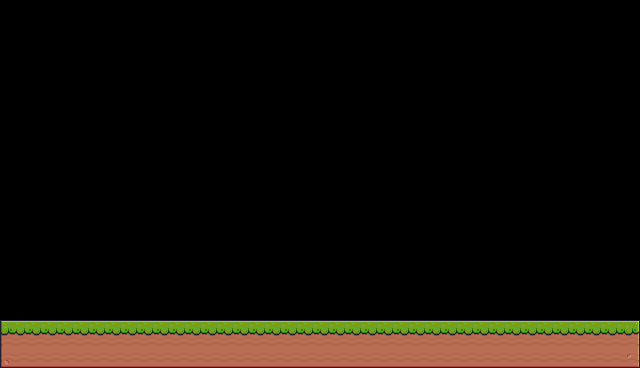

The image is a tile-based game level rendered from a .tmx file. Its description and complete source (layers, tilesets, objects, tile grids) follow:
An orthogonal 40x23 tile map with 16x16 px tiles, 1 tile layer (Background) and 1 object (Player).

<map version="1.10" tiledversion="1.10.2" orientation="orthogonal" renderorder="right-down" width="40" height="23" tilewidth="16" tileheight="16" infinite="0" nextlayerid="3" nextobjectid="2">
 <tileset firstgid="1" source="pixel adventure.tsx" />
 <layer id="1" name="Background" width="40" height="23">
  <data encoding="csv">
0,0,0,0,0,0,0,0,0,0,0,0,0,0,0,0,0,0,0,0,0,0,0,0,0,0,0,0,0,0,0,0,0,0,0,0,0,0,0,0,
0,0,0,0,0,0,0,0,0,0,0,0,0,0,0,0,0,0,0,0,0,0,0,0,0,0,0,0,0,0,0,0,0,0,0,0,0,0,0,0,
0,0,0,0,0,0,0,0,0,0,0,0,0,0,0,0,0,0,0,0,0,0,0,0,0,0,0,0,0,0,0,0,0,0,0,0,0,0,0,0,
0,0,0,0,0,0,0,0,0,0,0,0,0,0,0,0,0,0,0,0,0,0,0,0,0,0,0,0,0,0,0,0,0,0,0,0,0,0,0,0,
0,0,0,0,0,0,0,0,0,0,0,0,0,0,0,0,0,0,0,0,0,0,0,0,0,0,0,0,0,0,0,0,0,0,0,0,0,0,0,0,
0,0,0,0,0,0,0,0,0,0,0,0,0,0,0,0,0,0,0,0,0,0,0,0,0,0,0,0,0,0,0,0,0,0,0,0,0,0,0,0,
0,0,0,0,0,0,0,0,0,0,0,0,0,0,0,0,0,0,0,0,0,0,0,0,0,0,0,0,0,0,0,0,0,0,0,0,0,0,0,0,
0,0,0,0,0,0,0,0,0,0,0,0,0,0,0,0,0,0,0,0,0,0,0,0,0,0,0,0,0,0,0,0,0,0,0,0,0,0,0,0,
0,0,0,0,0,0,0,0,0,0,0,0,0,0,0,0,0,0,0,0,0,0,0,0,0,0,0,0,0,0,0,0,0,0,0,0,0,0,0,0,
0,0,0,0,0,0,0,0,0,0,0,0,0,0,0,0,0,0,0,0,0,0,0,0,0,0,0,0,0,0,0,0,0,0,0,0,0,0,0,0,
0,0,0,0,0,0,0,0,0,0,0,0,0,0,0,0,0,0,0,0,0,0,0,0,0,0,0,0,0,0,0,0,0,0,0,0,0,0,0,0,
0,0,0,0,0,0,0,0,0,0,0,0,0,0,0,0,0,0,0,0,0,0,0,0,0,0,0,0,0,0,0,0,0,0,0,0,0,0,0,0,
0,0,0,0,0,0,0,0,0,0,0,0,0,0,0,0,0,0,0,0,0,0,0,0,0,0,0,0,0,0,0,0,0,0,0,0,0,0,0,0,
0,0,0,0,0,0,0,0,0,0,0,0,0,0,0,0,0,0,0,0,0,0,0,0,0,0,0,0,0,0,0,0,0,0,0,0,0,0,0,0,
0,0,0,0,0,0,0,0,0,0,0,0,0,0,0,0,0,0,0,0,0,0,0,0,0,0,0,0,0,0,0,0,0,0,0,0,0,0,0,0,
0,0,0,0,0,0,0,0,0,0,0,0,0,0,0,0,0,0,0,0,0,0,0,0,0,0,0,0,0,0,0,0,0,0,0,0,0,0,0,0,
0,0,0,0,0,0,0,0,0,0,0,0,0,0,0,0,0,0,0,0,0,0,0,0,0,0,0,0,0,0,0,0,0,0,0,0,0,0,0,0,
0,0,0,0,0,0,0,0,0,0,0,0,0,0,0,0,0,0,0,0,0,0,0,0,0,0,0,0,0,0,0,0,0,0,0,0,0,0,0,0,
0,0,0,0,0,0,0,0,0,0,0,0,0,0,0,0,0,0,0,0,0,0,0,0,0,0,0,0,0,0,0,0,0,0,0,0,0,0,0,0,
0,0,0,0,0,0,0,0,0,0,0,0,0,0,0,0,0,0,0,0,0,0,0,0,0,0,0,0,0,0,0,0,0,0,0,0,0,0,0,0,
7,8,8,8,8,8,8,8,8,8,8,8,8,8,8,8,8,8,8,8,8,8,8,8,8,8,8,8,8,8,8,8,8,8,8,8,8,8,8,9,
29,30,30,30,30,30,30,30,30,30,30,30,30,30,30,30,30,30,30,30,30,30,30,30,30,30,30,30,30,30,30,30,30,30,30,30,30,30,30,31,
51,52,52,52,52,52,52,52,52,52,52,52,52,52,52,52,52,52,52,52,52,52,52,52,52,52,52,52,52,52,52,52,52,52,52,52,52,52,52,53
</data>
 </layer>
 <objectgroup id="2" name="Spawnpoint">
  <object id="1" name="Player" type="Player" x="32" y="288" width="32" height="32" />
 </objectgroup>
</map>
